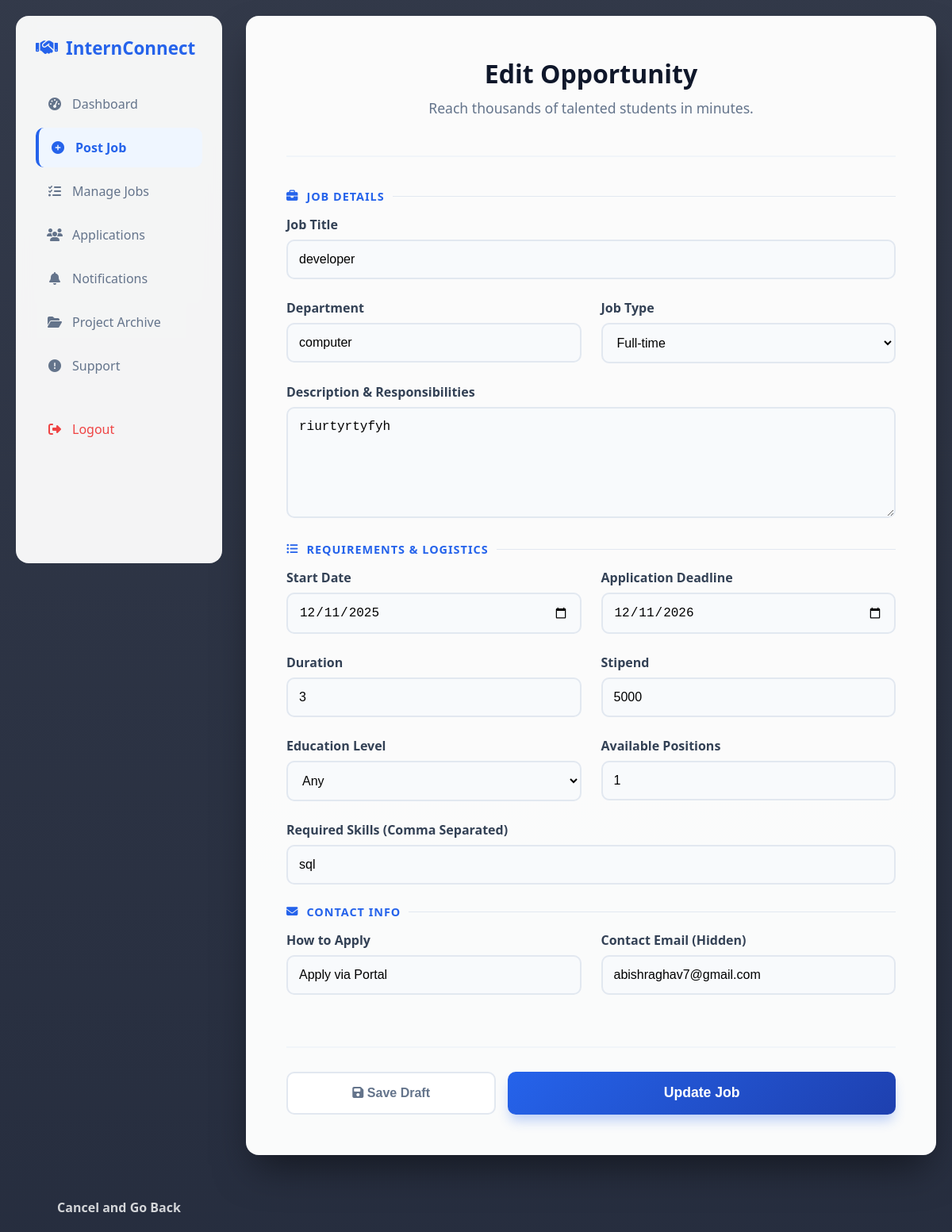
The app's page /internship/edit/2/ (signed in) with its own data.
### myapp/models.py (models this page shows, shortened)
class Internship(models.Model):
    company = models.ForeignKey(Employer, on_delete=models.CASCADE, null=True)
    positionTitle = models.CharField(max_length=100)
    positionDescription = models.TextField()
    department = models.CharField(max_length=100, choices=CATEGORY_CHOICES, default='Other') # Updated
    internshipType = models.CharField(max_length=100)
    startDate = models.DateField()
    duration = models.CharField(max_length=100)
    stipend = models.CharField(max_length=100)
    positionsAvailable = models.IntegerField(default=1)
    educationLevel = models.CharField(max_length=100)
    Skills = models.CharField(max_length=200)
    preferredSkills = models.CharField(max_length=200)
    applicationDeadline = models.DateField()
    howToApply = models.CharField(max_length=100)
    contactEmail = models.EmailField()
    contactPhone = models.CharField(max_length=20)
    status = models.CharField(max_length=20, default='Active') # 'Active' or 'Draft'

### myapp/views.py (the view)
# urls.py: path('internship/edit/<int:id>/', views.edit_internship, name='edit_internship'),
def edit_internship(request, id):
    if 'cid' not in request.session: return redirect('login')
    internship = get_object_or_404(Internship, id=id)
    if request.method == "POST":
        d = request.POST
        internship.positionTitle = d['positionTitle']
        internship.save()
        return redirect('manage_internships')
    return render(request, "company/internship.html", {'data': internship})

### myapp/templates/company/internship.html (shortened to what this page needs)
<!DOCTYPE html>
<html lang="en">
<head>
    <link rel="stylesheet" href="https://cdnjs.cloudflare.com/ajax/libs/font-awesome/6.4.0/css/all.min.css">
</head>
<body>
    <div class="container">
        <div class="sidebar">
            <div class="brand"><i class="fas fa-handshake"></i> InternConnect</div>
            <a href="{% url 'company_dashboard' %}" class="menu-item"><i class="fas fa-tachometer-alt"></i> Dashboard</a>
            <a href="#" class="menu-item active"><i class="fas fa-plus-circle"></i> Post Job</a>
            <a href="{% url 'manage_internships' %}" class="menu-item"><i class="fas fa-tasks"></i> Manage Jobs</a>
            <a href="{% url 'company_profile_apps' %}" class="menu-item"><i class="fas fa-users"></i> Applications</a>
            <a href="{% url 'my_notifications' %}" class="menu-item"><i class="fas fa-bell"></i> Notifications</a>
             <a href="{% url 'project_archive' %}" class="menu-item"><i class="fas fa-folder-open"></i> Project Archive</a>
            <a href="{% url 'file_complaint' %}" class="menu-item"><i class="fas fa-exclamation-circle"></i> Support</a>
            <a href="{% url 'logout' %}" class="menu-item" style="color: #ef4444; margin-top: 30px;"><i class="fas fa-sign-out-alt"></i> Logout</a>
        </div>
        <div class="card">
            <div class="header-section">
                <h2>{% if data %}Edit Opportunity{% else %}Create New Listing{% endif %}</h2>
                <p>Reach thousands of talented students in minutes.</p>
            </div>
            <form method="POST">
                <div class="section-label"><i class="fas fa-briefcase"></i> Job Details</div>
                <div class="form-group">
                    <label>Job Title</label>
                    <input type="text" name="positionTitle" value="{{ data.positionTitle|default:'' }}" placeholder="e.g. Junior Python Developer" required>
                </div>
                <div class="row">
                    <div class="form-group">
                        <label>Department</label>
                        <input type="text" name="department" value="{{ data.department|default:'' }}" placeholder="e.g. Engineering" required>
                    </div>
                    <div class="form-group">
                        <label>Job Type</label>
                        <select name="internshipType">
                            <option value="Full-time">Full-time</option>
                        </select>
                    </div>
                </div>
                <div class="form-group">
                    <label>Description & Responsibilities</label>
                    <textarea name="positionDescription" rows="6" placeholder="Describe the role, day-to-day tasks, and what the student will learn..." required>{{ data.positionDescription|default:'' }}</textarea>
                </div>
                <div class="section-label"><i class="fas fa-list-ul"></i> Requirements & Logistics</div>
                <div class="row">
                    <div class="form-group"><label>Start Date</label><input type="date" name="startDate" value="{{ data.startDate|date:'Y-m-d' }}" required></div>
                    <div class="form-group"><label>Application Deadline</label><input type="date" name="applicationDeadline" value="{{ data.applicationDeadline|date:'Y-m-d' }}" required></div>
                </div>
                <div class="row">
                    <div class="form-group"><label>Duration</label><input type="text" name="duration" value="{{ data.duration|default:'' }}" placeholder="e.g. 3 Months" required></div>
                    <div class="form-group"><label>Stipend</label><input type="text" name="stipend" value="{{ data.stipend|default:'' }}" placeholder="e.g. $500/month or Unpaid" required></div>
                </div>
                <div class="row">
                    <div class="form-group"><label>Education Level</label>
                        <select name="educationLevel">
                            <option value="Any">Any</option>
                        </select>
                    </div>
                    <div class="form-group"><label>Available Positions</label><input type="number" name="positionsAvailable" value="{{ data.positionsAvailable|default:'1' }}" required></div>
                </div>
                <div class="form-group">
                    <label>Required Skills (Comma Separated)</label>
                    <input type="text" name="skills" value="{{ data.Skills|default:'' }}" placeholder="e.g. Python, Django, SQL, React" required>
                </div>
                <div class="section-label"><i class="fas fa-envelope"></i> Contact Info</div>
                <div class="row">
                    <div class="form-group"><label>How to Apply</label><input type="text" name="howToApply" value="{{ data.howToApply|default:'Apply via Portal' }}" required></div>
                    <div class="form-group"><label>Contact Email (Hidden)</label><input type="email" name="contactEmail" value="{{ data.contactEmail|default:'' }}" required></div>
                </div>
                <div class="btn-group">
                    <button type="submit" name="save_draft" class="btn-draft"><i class="fas fa-save"></i> Save Draft</button>
                    <button type="submit" class="btn-submit">{% if data %}Update Job{% else %}🚀 Publish Job{% endif %}</button>
                </div>
            </form>
        </div>
        <a href="{% url 'company_dashboard' %}" class="back-link">Cancel and Go Back</a>
    </div>
</body>
</html>

### myapp/templates/company/internship.html (style rules this page uses)
:root { --primary: #0f172a; --accent: #2563eb; --light: #f1f5f9; --shadow: 0 10px 15px -3px rgba(0,0,0,0.1); }
body { font-family: 'Segoe UI', sans-serif; margin: 0; padding: 20px; background: linear-gradient(rgba(15, 23, 42, 0.85), rgba(15, 23, 42, 0.9)), url('https://images.unsplash.com/photo-1497215728101-856f4ea42174?ixlib=rb-1.2.1&auto=format&fit=crop&w=1950&q=80'); background-size: cover; background-position: center; background-attachment: fixed; min-height: 100vh; }
.container { max-width: 1200px; margin: 0 auto; display: grid; grid-template-columns: 260px 1fr; gap: 30px; }
.sidebar { background: rgba(255, 255, 255, 0.95); backdrop-filter: blur(10px); border-radius: 16px; padding: 25px; height: fit-content; min-height: 80vh; position: sticky; top: 20px; animation: slideUpFade 0.6s ease-out; }
.brand { font-size: 1.4rem; font-weight: 700; color: var(--accent); margin-bottom: 30px; display: flex; align-items: center; gap: 10px; }
.menu-item { display: flex; align-items: center; gap: 12px; padding: 14px; color: #64748b; text-decoration: none; border-radius: 10px; margin-bottom: 5px; font-weight: 500; transition: 0.3s; }
.menu-item.active { background: #eff6ff; color: var(--accent); font-weight: 600; border-left: 4px solid var(--accent); }
.menu-item i { width: 20px; text-align: center; }
.card { background: rgba(255, 255, 255, 0.98); border-radius: 16px; padding: 50px; box-shadow: 0 25px 50px -12px rgba(0, 0, 0, 0.5); animation: slideUpFade 0.8s ease-out; border: 1px solid rgba(255,255,255,0.1); }
.header-section { text-align: center; margin-bottom: 40px; border-bottom: 2px solid #f1f5f9; padding-bottom: 30px; }
.header-section h2 { margin: 0; color: var(--primary); font-size: 2rem; font-weight: 800; }
.header-section p { color: #64748b; margin-top: 10px; font-size: 1.1rem; }
.section-label { color: var(--accent); font-weight: 700; font-size: 0.9rem; text-transform: uppercase; letter-spacing: 1px; margin-bottom: 15px; display: flex; align-items: center; gap: 10px; }
.section-label::after { content: ''; flex: 1; height: 1px; background: #e2e8f0; }
.form-group { margin-bottom: 25px; }
label { display: block; margin-bottom: 8px; font-weight: 600; color: #334155; }
input, textarea, select { width: 100%; padding: 14px; border: 2px solid #e2e8f0; border-radius: 10px; box-sizing: border-box; font-size: 1rem; transition: 0.3s; background: #f8fafc; }
.row { display: grid; grid-template-columns: 1fr 1fr; gap: 25px; }
.btn-group { display: flex; gap: 15px; margin-top: 40px; padding-top: 30px; border-top: 2px solid #f1f5f9; }
.btn-submit { flex: 2; padding: 16px; background: linear-gradient(135deg, var(--accent), #1e40af); color: white; border: none; border-radius: 10px; font-weight: bold; font-size: 1.1rem; cursor: pointer; transition: 0.3s; box-shadow: 0 10px 15px -3px rgba(37, 99, 235, 0.3); }
.btn-draft { flex: 1; padding: 16px; background: white; color: #64748b; border: 2px solid #e2e8f0; border-radius: 10px; font-weight: bold; font-size: 1rem; cursor: pointer; transition: 0.3s; }
.back-link { display: block; text-align: center; margin-top: 25px; color: white; text-decoration: none; font-weight: 600; opacity: 0.8; transition: 0.3s; }

### records on screen
Internship: positionTitle "developer", department "computer", positionDescription "riurtyrtyfyh", startDate "12/11/2025", applicationDeadline "12/11/2026", duration "3", stipend "5000", positionsAvailable "1", skills "sql", howToApply "Apply via Portal", contactEmail "abishraghav7@gmail.com"
